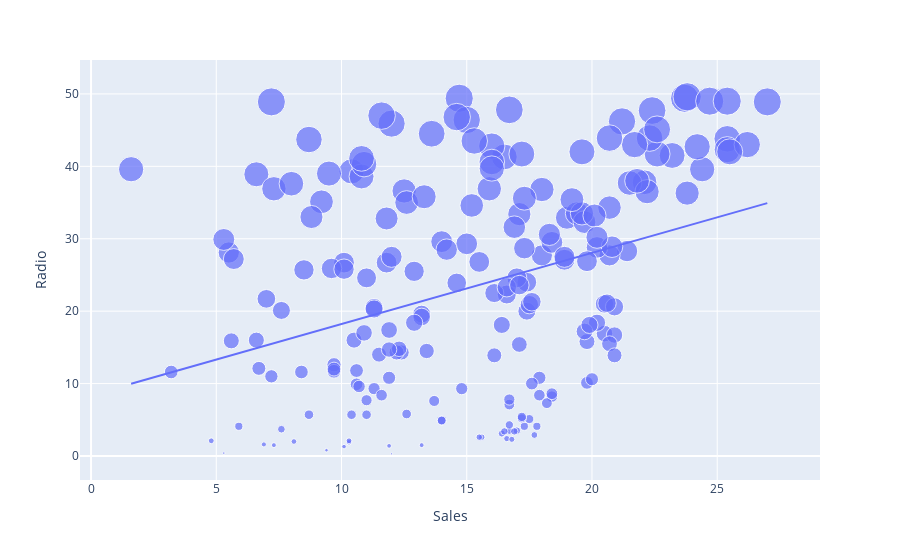

The cell this chart's notebook holds for it:
### Code cell
figure = px.scatter(data_frame = data, x="Sales",
                    y="Radio", size="Radio", trendline="ols")
figure.show()

### Figure 1 — Plotly figure (JSON) as saved in the notebook; plotly's stock layout.template omitted (floating-point values rounded to 4 significant figures; data arrays with more than 128 entries replaced by an {"elided": "..."} marker saying what was removed)
{"data": [{"hovertemplate": "Sales=%{x}<br>Radio=%{marker.size}<extra></extra>", "legendgroup": "", "marker": {"color": "#636efa", "size": {"elided": "200 float values"}, "sizemode": "area", "sizeref": 0.124, "symbol": "circle"}, "mode": "markers", "name": "", "orientation": "v", "showlegend": false, "type": "scatter", "x": {"elided": "200 float values"}, "xaxis": "x", "y": {"elided": "200 float values"}, "yaxis": "y"}, {"hovertemplate": "<b>OLS trendline</b><br>Radio = 0.982402 * Sales + 8.39977<br>R<sup>2</sup>=0.122242<br><br>Sales=%{x}<br>Radio=%{y} <b>(trend)</b><extra></extra>", "legendgroup": "", "marker": {"color": "#636efa", "symbol": "circle"}, "mode": "lines", "name": "", "showlegend": false, "type": "scatter", "x": {"elided": "200 float values"}, "xaxis": "x", "y": {"elided": "200 float values"}, "yaxis": "y"}], "layout": {"legend": {"itemsizing": "constant", "tracegroupgap": 0}, "margin": {"t": 60}, "xaxis": {"anchor": "y", "domain": [0, 1], "title": {"text": "Sales"}}, "yaxis": {"anchor": "x", "domain": [0, 1], "title": {"text": "Radio"}}}}
